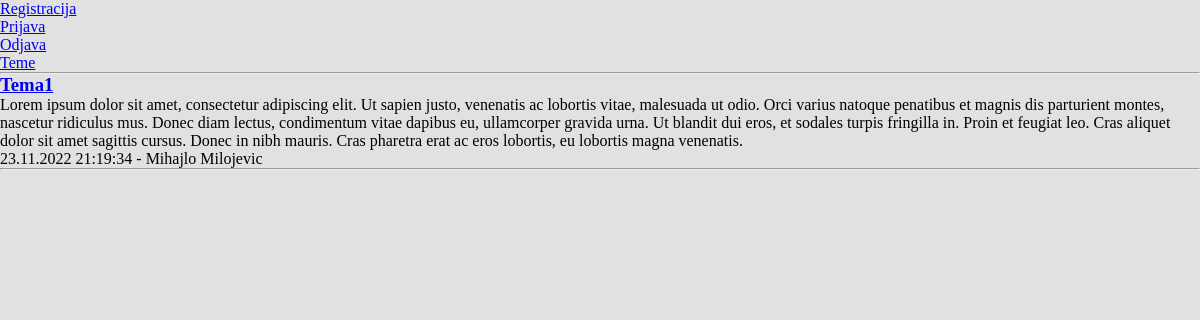
/2022-2023/Forum/index.php, run on the app's committed database.
### tables this page shows
CREATE TABLE IF NOT EXISTS teme(
	id INT NOT NULL AUTO_INCREMENT PRIMARY KEY, 
	naziv TEXT NOT NULL,
	opis TEXT NOT NULL,
	datum TIMESTAMP DEFAULT CURRENT_TIMESTAMP,
	autor_id INT NOT NULL REFERENCES korisnici(id)
);

CREATE TABLE IF NOT EXISTS korisnici( 
	id INT NOT NULL AUTO_INCREMENT PRIMARY KEY, 
	ime TEXT NOT NULL, 
	prezime TEXT NOT NULL, 
	email TEXT NOT NULL, 
	lozinka TEXT NOT NULL
);

### 2022-2023/Forum/index.php (the view, shortened to what this page needs)
<?php
	require "./DATABASE/connection.php";
	$sql = "SELECT t.id, t.naziv, t.opis, DATE_FORMAT(t.datum, '%d.%m.%Y %H:%i:%s') as datum, k.ime, k.prezime
	FROM teme t JOIN korisnici k ON t.autor_id = k.id
	ORDER BY t.datum DESC";
	$res = $conn->query($sql);
	$teme = array();
	while($tema = $res->fetch_assoc()) array_push($teme, $tema);
?>
<!DOCTYPE html>
<html lang="sr-RS">
<head>
	<link rel="stylesheet" href="./css/global.css">
</head>
<body>
	<p><a href="./registracija.php">Registracija</a></p>
	<p><a href="./prijava.php">Prijava</a></p>
	<p><a href="./odjava.php">Odjava</a></p>
	<p><a href="./teme.php">Teme</a></p>
	<hr>
	<?php
		foreach ($teme as $tema) {
			echo "
				<div>
					<h3><a href='/diskusija.php?id=". $tema["id"] ."'>" . $tema["naziv"] ."</a></h3>
					<p>" . $tema["opis"] . "</p>
					<p>" . $tema["datum"] . " - " . $tema["ime"] . " " . $tema["prezime"] . "</p>
					<hr>
				</div>
			";
		}
	?>
</body>
</html>

### 2022-2023/Forum/css/global.css (style rules this page uses)
* { box-sizing: border-box; margin: 0; padding: 0; }
body { background-color: rgb(225, 225, 225); color: black; }

### data on the page
teme: naziv "Tema1", opis "Lorem ipsum dolor sit amet, consectetur adipiscing elit. Ut sapien justo, venenatis ac lobortis vitae, malesuada ut odio. Orci varius natoque penatibus et magnis dis parturient montes, nascetur ridiculus mus. Donec diam lectus, condimentum vitae dapibus eu, ullamcorper gravida urna. Ut blandit dui eros, et sodales turpis fringilla in. Proin et feugiat leo. Cras aliquet dolor sit amet sagittis cursus. Donec in nibh mauris. Cras pharetra erat ac eros lobortis, eu lobortis magna venenatis.", datum "23.11.2022 21:19:34", autor.ime "Mihajlo", autor.prezime "Milojevic"
